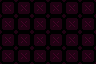

A 2D game scene composited from a Tiled map and its tileset images. What follows is a short description and the map's XML, with every tile layer's data as written:
An orthogonal 6x4 tile map with 16x16 px tiles, 4 tile layers (Maze Shape, Room Properties, Restrictions, Minimap).

<map version="1.10" tiledversion="1.11.0" orientation="orthogonal" renderorder="right-down" width="6" height="4" tilewidth="16" tileheight="16" infinite="0" nextlayerid="5" nextobjectid="1">
 <tileset firstgid="1" source="../LayoutTiles.tsx" />
 <layer id="1" name="Maze Shape" width="6" height="4">
  <data encoding="csv">
1,1,1,1,1,1,
1,1,1,1,1,1,
1,1,1,1,1,1,
1,1,1,1,1,1
</data>
 </layer>
 <layer id="2" name="Room Properties" width="6" height="4">
  <data encoding="csv">
5,5,5,5,5,5,
5,5,5,5,5,5,
5,5,5,5,5,5,
5,5,5,5,5,5
</data>
 </layer>
 <layer id="4" name="Restrictions" width="6" height="4">
  <data encoding="csv">
0,0,0,0,0,0,
0,0,0,0,0,0,
0,0,0,0,0,0,
0,0,0,0,0,0
</data>
 </layer>
 <layer id="3" name="Minimap" width="6" height="4" opacity="0.67">
  <data encoding="csv">
0,0,0,0,0,0,
0,0,0,0,0,0,
0,0,0,0,0,0,
0,0,0,0,0,0
</data>
 </layer>
</map>
